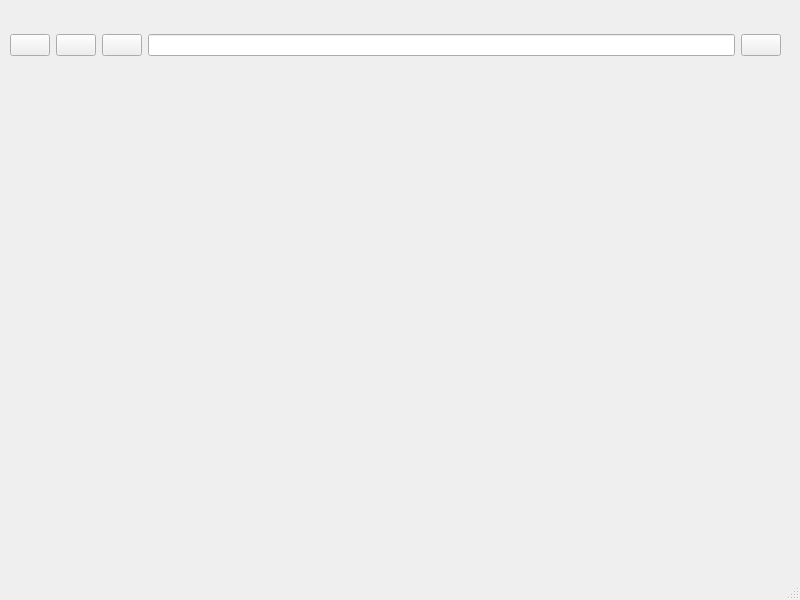
<?xml version="1.0" encoding="UTF-8"?>
<ui version="4.0">
 <class>WebBrowser</class>
 <widget class="QMainWindow" name="WebBrowser">
  <property name="geometry">
   <rect>
    <x>0</x>
    <y>0</y>
    <width>800</width>
    <height>600</height>
   </rect>
  </property>
  <property name="windowTitle">
   <string>MainWindow</string>
  </property>
  <widget class="QWidget" name="centralwidget">
   <widget class="QWidget" name="horizontalLayoutWidget">
    <property name="geometry">
     <rect>
      <x>10</x>
      <y>80</y>
      <width>771</width>
      <height>461</height>
     </rect>
    </property>
    <layout class="QHBoxLayout" name="webFrame">
     <item>
      <spacer name="verticalSpacer">
       <property name="orientation">
        <enum>Qt::Vertical</enum>
       </property>
       <property name="sizeHint" stdset="0">
        <size>
         <width>20</width>
         <height>40</height>
        </size>
       </property>
      </spacer>
     </item>
    </layout>
   </widget>
   <widget class="QWidget" name="">
    <property name="geometry">
     <rect>
      <x>10</x>
      <y>10</y>
      <width>771</width>
      <height>71</height>
     </rect>
    </property>
    <layout class="QHBoxLayout" name="horizontalLayout">
     <item>
      <widget class="QPushButton" name="pushBack">
       <property name="text">
        <string/>
       </property>
       <property name="icon">
        <iconset resource="res.qrc">
         <normaloff>:/Image/Icon/back.png</normaloff>:/Image/Icon/back.png</iconset>
       </property>
      </widget>
     </item>
     <item>
      <widget class="QPushButton" name="pushForward">
       <property name="text">
        <string/>
       </property>
       <property name="icon">
        <iconset resource="res.qrc">
         <normaloff>:/Image/Icon/forward.png</normaloff>:/Image/Icon/forward.png</iconset>
       </property>
      </widget>
     </item>
     <item>
      <widget class="QPushButton" name="pushUpdate">
       <property name="text">
        <string/>
       </property>
       <property name="icon">
        <iconset resource="res.qrc">
         <normaloff>:/Image/Icon/refresh.png</normaloff>:/Image/Icon/refresh.png</iconset>
       </property>
      </widget>
     </item>
     <item>
      <widget class="QLineEdit" name="lineEdit"/>
     </item>
     <item>
      <widget class="QPushButton" name="pushFind">
       <property name="text">
        <string/>
       </property>
       <property name="icon">
        <iconset resource="res.qrc">
         <normaloff>:/Image/Icon/search.png</normaloff>:/Image/Icon/search.png</iconset>
       </property>
      </widget>
     </item>
    </layout>
   </widget>
  </widget>
  <widget class="QMenuBar" name="menubar">
   <property name="geometry">
    <rect>
     <x>0</x>
     <y>0</y>
     <width>800</width>
     <height>24</height>
    </rect>
   </property>
  </widget>
  <widget class="QStatusBar" name="statusbar"/>
 </widget>
 <resources>
  <include location="res.qrc"/>
 </resources>
 <connections/>
</ui>
